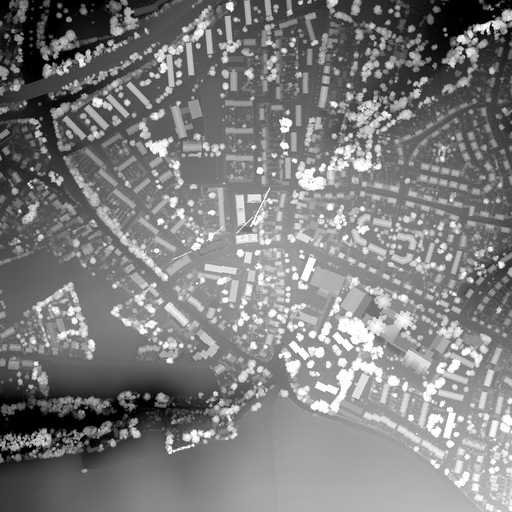
#> input picture data/images/aerial_photo.jpg, 512 x 512 px
$ python -i visualize.py   (imports and definitions only)
#> lines starting #> are read from the running program, lines starting #| are printed output that depends on the picture; after the words box and inside, x2 and y2 are one past the last pixel; in counts of white or black regions, pixels touching at a corner belong together
#> further down, picture is the input picture: shape (512, 512); min 0, max 255, mean 125.7
"""
결과 시각화 유틸리티

실제 모델 출력이 없는 mock 환경에서도
시각적으로 의미있는 결과 이미지를 생성합니다.
"""

import numpy as np
from PIL import Image, ImageDraw, ImageFont, ImageFilter
from typing import List, Dict, Tuple, Optional
import random

# ── 색상 팔레트 ─────────────────────────────────────────────────────────
CATEGORY_COLORS = {
    "vehicle":   (255, 80,  80),
    "ship":      (80,  160, 255),
    "aircraft":  (80,  220, 80),
    "building":  (255, 180, 0),
    "road":      (180, 100, 255),
    "person":    (255, 100, 200),
    "default":   (255, 220, 50),
}

SEG_PALETTE = [
    (68,  1,   84),   # 0: 배경
    (59,  82,  139),  # 1: 수계
    (33,  145, 140),  # 2: 녹지
    (94,  201, 98),   # 3: 농경지
    (253, 231, 37),   # 4: 도시
    (200, 100, 50),   # 5: 나지
    (150, 150, 150),  # 6: 도로
    (255, 255, 255),  # 7: 구름
]


def _load_pil(image) -> Image.Image:
    """입력을 PIL Image로 변환 (numpy, path, PIL 모두 허용)."""
    if image is None:
        return Image.new("RGB", (512, 512), (50, 50, 60))
    if isinstance(image, np.ndarray):
        if image.dtype != np.uint8:
            image = (image / image.max() * 255).clip(0, 255).astype(np.uint8)
        if image.ndim == 2:
            image = np.stack([image] * 3, axis=-1)
        return Image.fromarray(image)
    if isinstance(image, str):
        return Image.open(image).convert("RGB")
    return image.convert("RGB")


# [158 lines left out: functions draw_detections, draw_segmentation, draw_change_map, draw_buildings, not called in this run]


def enhance_image(image, mode: str = "cloud_removal") -> Image.Image:
    """
    이미지 향상 시각화: 향상 효과를 적용한 결과를 반환합니다.
    mode: cloud_removal | dehazing | super_resolution | denoising
    """
#> called with mode = 'cloud_removal'
    img = _load_pil(image).convert("RGB")

    if mode == "cloud_removal":
        # 밝은 영역(구름) 감지 후 인페인팅 효과
        arr = np.array(img, dtype=float)
        brightness = arr.mean(axis=2)
        cloud_mask = brightness > 200
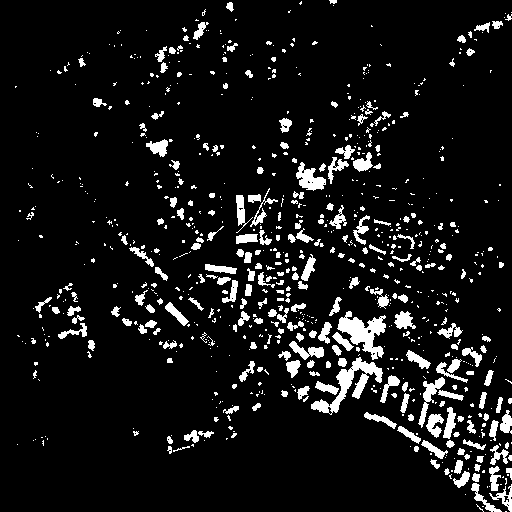
#> cloud_mask: shape (512, 512) bool; 8.5% white; 830 white regions (587 under 20 px), largest, box (x1, y1, x2, y2) and area: (311, 357, 383, 415) 1162, (337, 311, 386, 360) 1082, (296, 162, 326, 191) 458
        arr[cloud_mask] = arr[cloud_mask] * 0.4 + np.array([60, 100, 50]) * 0.6
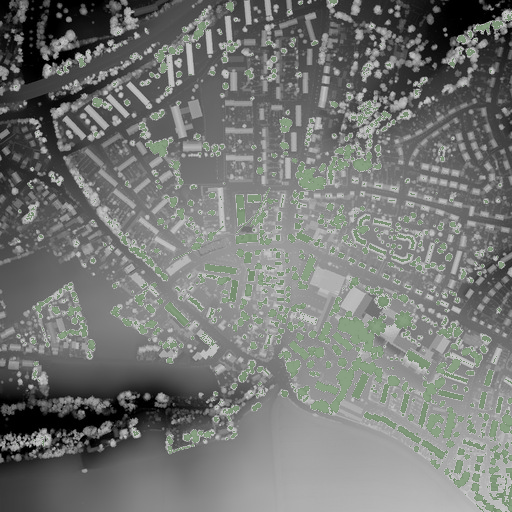
#> arr: shape (512, 512, 3) float64; mean R, G, B 117.1, 119.1, 116.6
        result = Image.fromarray(arr.clip(0, 255).astype(np.uint8))
        result = result.resize((512, 512))

    elif mode == "dehazing":
        # 대비 향상 + 채도 증가
        from PIL import ImageEnhance
        img = img.resize((512, 512))
        img = ImageEnhance.Contrast(img).enhance(1.4)
        img = ImageEnhance.Color(img).enhance(1.3)
        result = ImageEnhance.Sharpness(img).enhance(1.2)

    elif mode == "super_resolution":
        # 저해상도 → 고해상도 (bicubic + sharpening)
        small = img.resize((128, 128), Image.BOX)
        result = small.resize((512, 512), Image.BICUBIC)
        result = result.filter(ImageFilter.SHARPEN)

    elif mode == "denoising":
        # 가우시안 스무딩 (노이즈 제거 효과)
        result = img.resize((512, 512)).filter(ImageFilter.GaussianBlur(radius=1))
        from PIL import ImageEnhance
        result = ImageEnhance.Sharpness(result).enhance(1.5)

    else:
        result = img.resize((512, 512))

    return result

>>> import cv2
>>> picture = cv2.imread('../../data/images/aerial_photo.jpg', cv2.IMREAD_GRAYSCALE)
>>> result = enhance_image(picture)

$ run again, on data/images/before.jpg
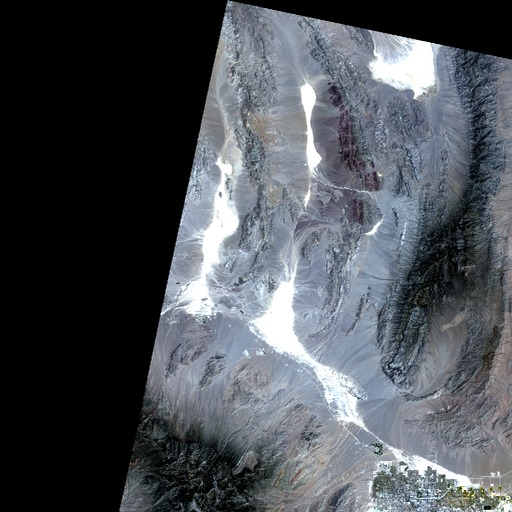
#> input picture data/images/before.jpg, 512 x 512 px
#> in enhance_image, `cloud_mask = brightness > 200`:
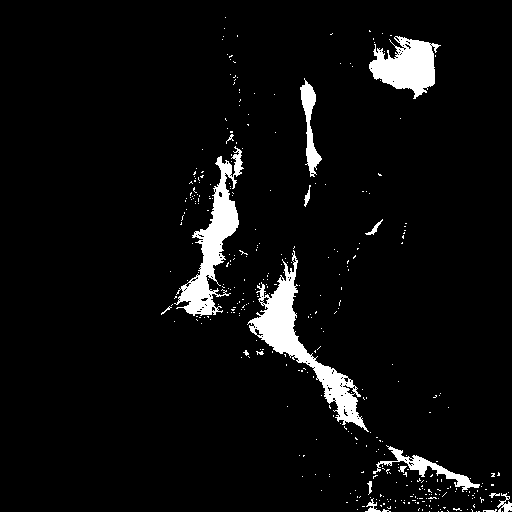
#> cloud_mask: shape (512, 512) bool; 5.1% white; 372 white regions (356 under 20 px), largest, box (x1, y1, x2, y2) and area: (247, 250, 369, 432) 4238, (174, 146, 244, 316) 3538, (369, 36, 441, 99) 2577
#> in enhance_image, `arr[cloud_mask] = arr[cloud_mask] * 0.4 + np.array([60, 100, 50]) * 0.6`:
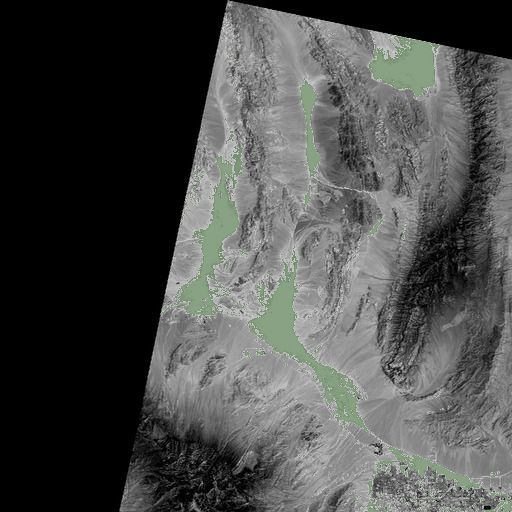
#> arr: shape (512, 512, 3) float64; mean R, G, B 74.1, 75.3, 73.8
